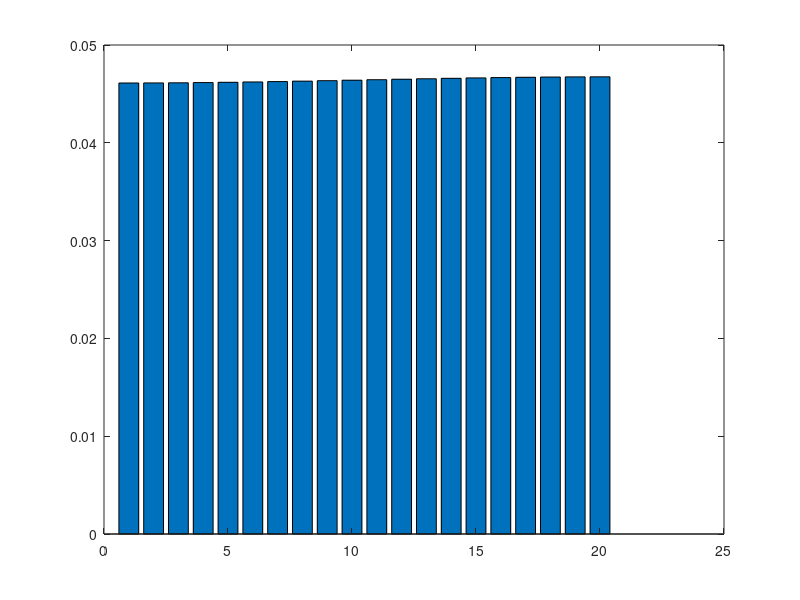
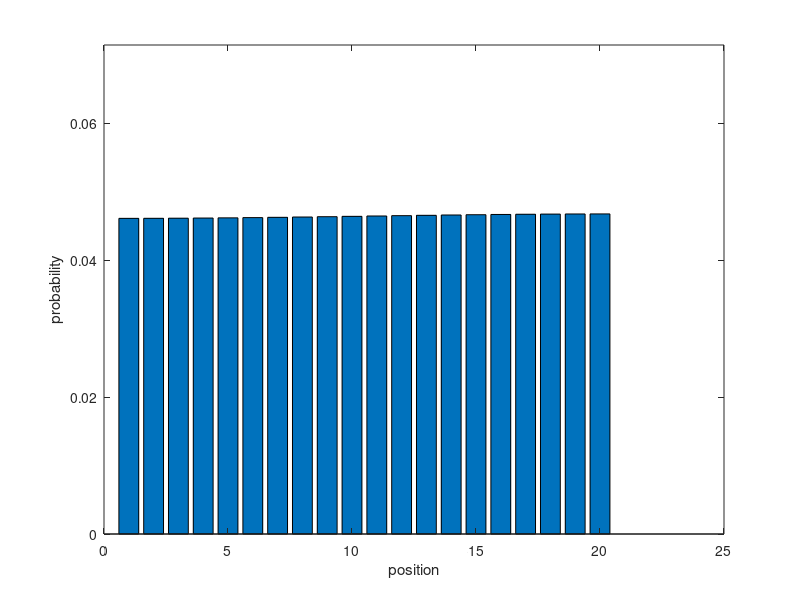

Source code (MATLAB) for these figures, in order:
% Define parameters for spreading the butter
k = 5; % Jump frequency in inverse seconds.
dt = 1 / 50; % Time step sufficiently smaller than the inverse jump freq
numBoxes = 20; % Total number of lattice sites
timeSteps = 1000; % total number of steps for the simulation


% Define size of the bleach region
bleachSize = 6;
%%

% Initialize matrix to save the distribution over time
prob = zeros(numBoxes, timeSteps);

% For the first time point let's initialize the distribution
prob(:, 1) = 1 / (numBoxes - bleachSize);
% Now we bleach the middle portion

midPosition = round(numBoxes / 2); % finding the middle box
bleachEdge = midPosition - round(bleachSize / 2); %edge position of the
                                                  %bleached box

% set the bleached box values to 0
prob(bleachEdge:bleachEdge+bleachSize, 1) = 0;

% initialize time array
timeArray = 0;

%%

% Loop through time
for t=2:timeSteps
    % Handle the case for the left edge
    prob(1, t) = prob(1, t-1) + k * dt * prob(1 + 1, t-1)...
                 - k * dt * prob(1 , t-1);
             
    % Handle the case for the right edge
    prob(end, t) = prob(end, t-1) + k * dt * prob(end - 1, t-1)...
                    - k * dt * prob(end, t-1);
                
    % Loop through the rest of positions
    for n=2:numBoxes - 1
        prob(n, t) = prob(n, t-1) + k * dt * prob(n-1, t-1)...
                     + k * dt * prob(n+1, t-1)...
                     - 2 * k * dt * prob(n, t-1);
    end %for2
    
    timeArray(t) = (t - 1) * dt;
    
end %for1

%%

% Plot the first time point
bar(1:numBoxes, prob(:, end))

%%

% initialize a figure
figure()

% loop through all the time points
for t=1:10:timeSteps
    bar(1:numBoxes, prob(:, t))
    xlabel('position')
    ylabel('probability')
    ylim([0, 1 / (numBoxes - bleachSize)])
    pause(0.05)
end %for









